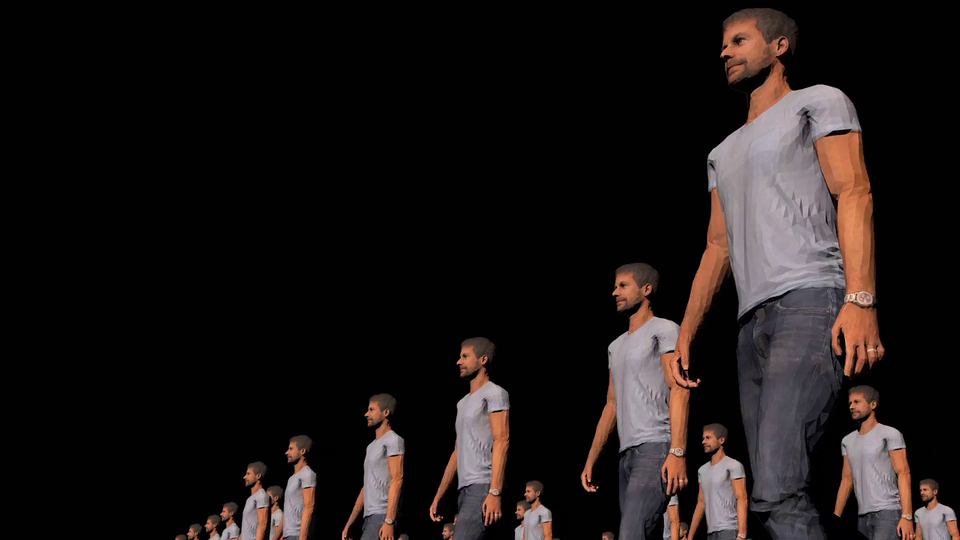
#> input picture frame 13 of Haar Cascade/video1.mp4, 960 x 540 px, given in place of yol.mp4, which was not available
$ python yol.py
#> lines starting #> are read from the running program, lines starting #| are printed output that depends on the picture; after the words box and inside, x2 and y2 are one past the last pixel; in counts of white or black regions, pixels touching at a corner belong together
import cv2

import numpy as np


cap=cv2.VideoCapture("yol.mp4")
sub=cv2.createBackgroundSubtractorMOG2(history=50,varThreshold=50,detectShadows=True)
while True:
    a,frame=cap.read()
#> frame is the input picture: shape (540, 960, 3); mean B, G, R 22.4, 23.3, 28.9
    m=sub.apply(frame)
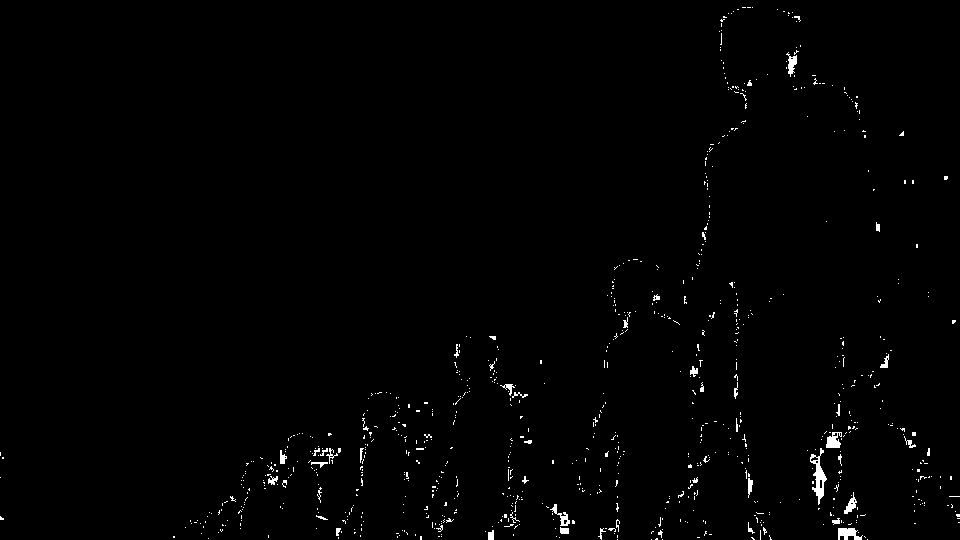
#> m: shape (540, 960); values 127 (black) and 255 (white), 0.96% white in thin lines or dots
    if cv2.waitKey(20)& 0xFF==ord("q"):
#> (key q is pressed here)
         break
    cv2.imshow("frame",frame)
    cv2.imshow("mask",m)


cap.release()
cv2.destroyAllWindows()

$ run again, starting later in the video
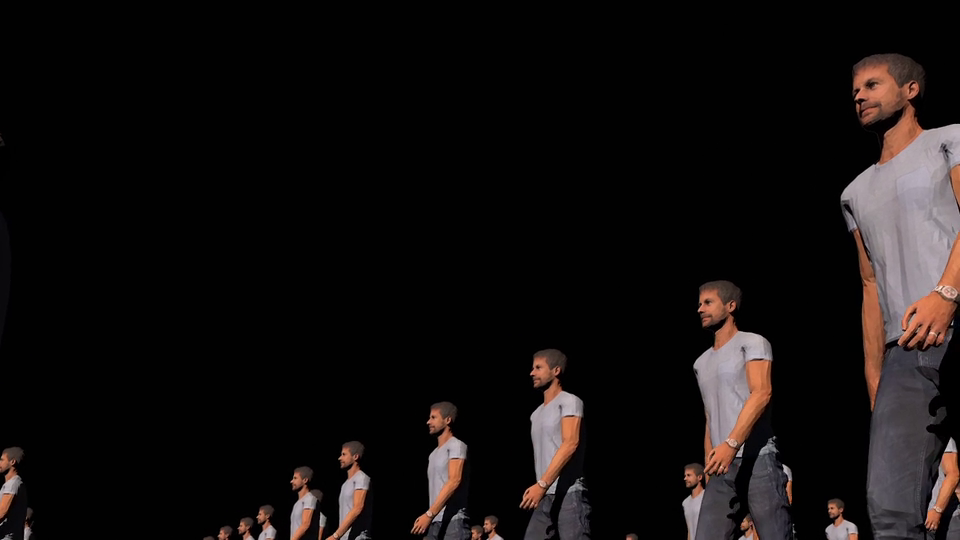
#> input picture frame 62 of Haar Cascade/video1.mp4, 960 x 540 px, given in place of yol.mp4, which was not available
#> frame is the input picture: shape (540, 960, 3); mean B, G, R 15.2, 15.7, 19.5
#> `m=sub.apply(frame)`:
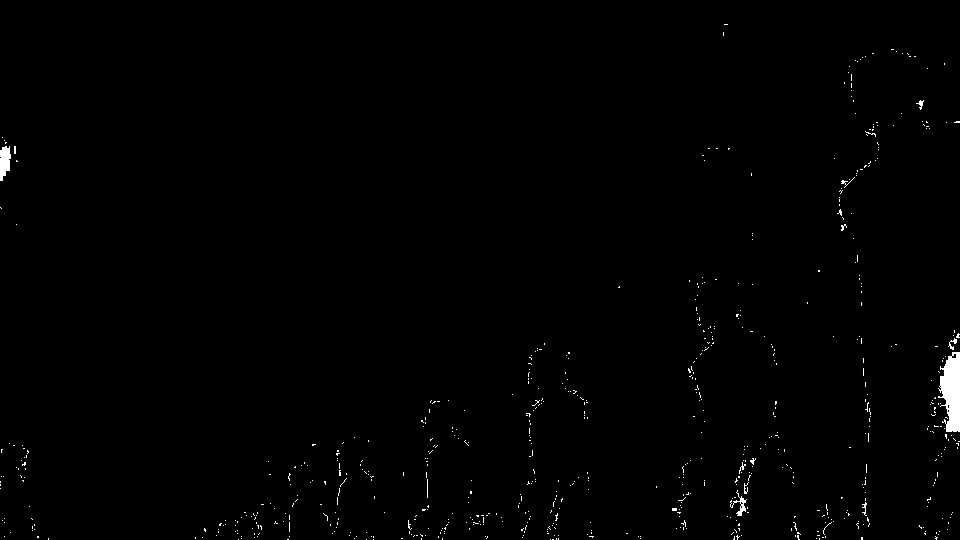
#> m: shape (540, 960); values 127 (black) and 255 (white), 0.68% white; 686 white regions (675 under 20 px), largest, box (x1, y1, x2, y2) and area: (938, 352, 960, 432) 1218, (0, 146, 11, 181) 283, (730, 490, 747, 516) 122

$ run again, starting later in the video
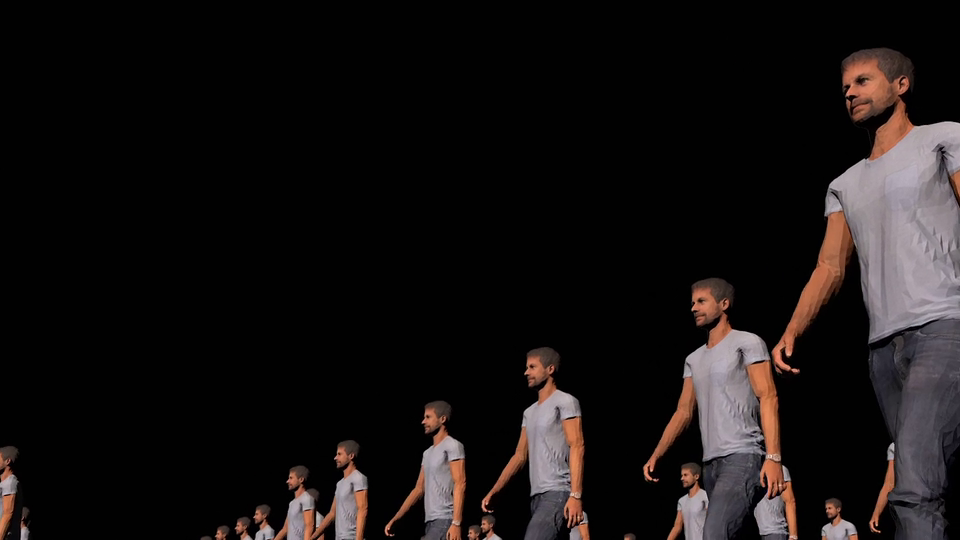
#> input picture frame 110 of Haar Cascade/video1.mp4, 960 x 540 px, given in place of yol.mp4, which was not available
#> frame is the input picture: shape (540, 960, 3); mean B, G, R 18.7, 19, 23.1
#> `m=sub.apply(frame)`:
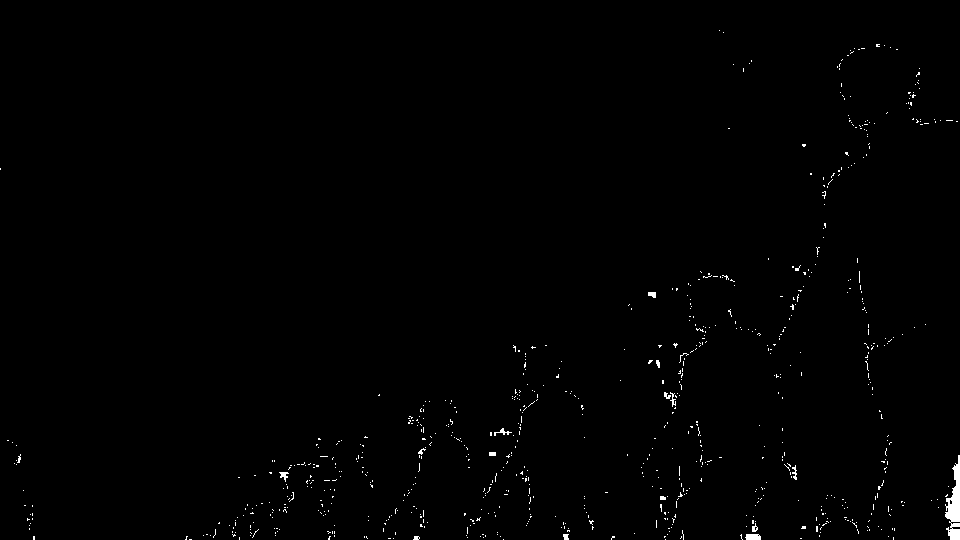
#> m: shape (540, 960); values 127 (black) and 255 (white), 0.64% white; 770 white regions (755 under 20 px), largest, box (x1, y1, x2, y2) and area: (945, 455, 960, 540) 705, (745, 534, 761, 540) 87, (494, 428, 512, 436) 48
